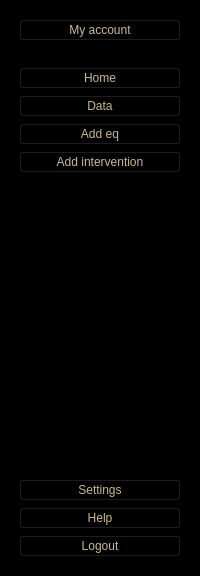
          <widget class="QWidget" name="leftMenuContainer_36" native="true">
           <property name="styleSheet">
            <string notr="true">background-color:#FFF;
</string>
           </property>
           <layout class="QVBoxLayout" name="verticalLayout_189">
            <property name="leftMargin">
             <number>0</number>
            </property>
            <property name="topMargin">
             <number>0</number>
            </property>
            <property name="rightMargin">
             <number>0</number>
            </property>
            <item>
             <widget class="QWidget" name="leftMenuSubContainer_36" native="true">
              <property name="styleSheet">
               <string notr="true">color:rgb(203, 186, 143);
background-color:rgb(0, 0, 0);</string>
              </property>
              <layout class="QVBoxLayout" name="verticalLayout_190">
               <item alignment="Qt::AlignTop">
                <widget class="QFrame" name="UserSideMenu_36">
                 <property name="frameShape">
                  <enum>QFrame::StyledPanel</enum>
                 </property>
                 <property name="frameShadow">
                  <enum>QFrame::Raised</enum>
                 </property>
                 <layout class="QHBoxLayout" name="horizontalLayout_105">
                  <item>
                   <widget class="QPushButton" name="Account_36">
                    <property name="toolTip">
                     <string>User</string>
                    </property>
                    <property name="toolTipDuration">
                     <number>16</number>
                    </property>
                    <property name="text">
                     <string>My account</string>
                    </property>
                    <property name="icon">
                     <iconset>
                      <normalon>../../project/icon/user.svg</normalon>
                     </iconset>
                    </property>
                    <property name="iconSize">
                     <size>
                      <width>20</width>
                      <height>20</height>
                     </size>
                    </property>
                   </widget>
                  </item>
                 </layout>
                </widget>
               </item>
               <item alignment="Qt::AlignTop">
                <widget class="QFrame" name="MainFunctions_36">
                 <property name="sizePolicy">
                  <sizepolicy hsizetype="Preferred" vsizetype="Preferred">
                   <horstretch>0</horstretch>
                   <verstretch>0</verstretch>
                  </sizepolicy>
                 </property>
                 <property name="frameShape">
                  <enum>QFrame::StyledPanel</enum>
                 </property>
                 <property name="frameShadow">
                  <enum>QFrame::Raised</enum>
                 </property>
                 <layout class="QVBoxLayout" name="verticalLayout_191">
                  <item>
                   <widget class="QPushButton" name="HomeBtn_36">
                    <property name="toolTip">
                     <string>Home</string>
                    </property>
                    <property name="text">
                     <string>Home</string>
                    </property>
                    <property name="icon">
                     <iconset>
                      <normaloff>../../project/icon/home.svg</normaloff>
                      <normalon>../../project/icon/home.svg</normalon>../../project/icon/home.svg</iconset>
                    </property>
                    <property name="iconSize">
                     <size>
                      <width>20</width>
                      <height>20</height>
                     </size>
                    </property>
                   </widget>
                  </item>
                  <item>
                   <widget class="QPushButton" name="DataBtn_36">
                    <property name="toolTip">
                     <string>Data</string>
                    </property>
                    <property name="text">
                     <string>Data</string>
                    </property>
                    <property name="icon">
                     <iconset>
                      <normaloff>../../project/icon/database.svg</normaloff>
                      <normalon>../../project/icon/database.svg</normalon>../../project/icon/database.svg</iconset>
                    </property>
                    <property name="iconSize">
                     <size>
                      <width>20</width>
                      <height>20</height>
                     </size>
                    </property>
                   </widget>
                  </item>
                  <item>
                   <widget class="QPushButton" name="addeq_36">
                    <property name="styleSheet">
                     <string notr="true">font: 75 9pt &quot;MS Shell Dlg 2&quot;;</string>
                    </property>
                    <property name="text">
                     <string>Add eq</string>
                    </property>
                    <property name="icon">
                     <iconset>
                      <normaloff>../../project/icon/plus.svg</normaloff>../../project/icon/plus.svg</iconset>
                    </property>
                    <property name="iconSize">
                     <size>
                      <width>20</width>
                      <height>20</height>
                     </size>
                    </property>
                   </widget>
                  </item>
                  <item>
                   <widget class="QPushButton" name="PdfBtn_64">
                    <property name="toolTip">
                     <string>Pdf</string>
                    </property>
                    <property name="text">
                     <string>Add intervention</string>
                    </property>
                    <property name="icon">
                     <iconset>
                      <normaloff>../../project/icon/tool.svg</normaloff>../../project/icon/tool.svg</iconset>
                    </property>
                    <property name="iconSize">
                     <size>
                      <width>20</width>
                      <height>20</height>
                     </size>
                    </property>
                   </widget>
                  </item>
                  <item>
                   <spacer name="verticalSpacer_246">
                    <property name="orientation">
                     <enum>Qt::Vertical</enum>
                    </property>
                    <property name="sizeHint" stdset="0">
                     <size>
                      <width>20</width>
                      <height>40</height>
                     </size>
                    </property>
                   </spacer>
                  </item>
                  <item>
                   <spacer name="verticalSpacer_247">
                    <property name="orientation">
                     <enum>Qt::Vertical</enum>
                    </property>
                    <property name="sizeHint" stdset="0">
                     <size>
                      <width>20</width>
                      <height>40</height>
                     </size>
                    </property>
                   </spacer>
                  </item>
                  <item>
                   <spacer name="verticalSpacer_248">
                    <property name="orientation">
                     <enum>Qt::Vertical</enum>
                    </property>
                    <property name="sizeHint" stdset="0">
                     <size>
                      <width>20</width>
                      <height>40</height>
                     </size>
                    </property>
                   </spacer>
                  </item>
                  <item>
                   <spacer name="verticalSpacer_249">
                    <property name="orientation">
                     <enum>Qt::Vertical</enum>
                    </property>
                    <property name="sizeHint" stdset="0">
                     <size>
                      <width>20</width>
                      <height>40</height>
                     </size>
                    </property>
                   </spacer>
                  </item>
                  <item>
                   <spacer name="verticalSpacer_250">
                    <property name="orientation">
                     <enum>Qt::Vertical</enum>
                    </property>
                    <property name="sizeHint" stdset="0">
                     <size>
                      <width>20</width>
                      <height>40</height>
                     </size>
                    </property>
                   </spacer>
                  </item>
                  <item>
                   <spacer name="verticalSpacer_251">
                    <property name="orientation">
                     <enum>Qt::Vertical</enum>
                    </property>
                    <property name="sizeHint" stdset="0">
                     <size>
                      <width>20</width>
                      <height>40</height>
                     </size>
                    </property>
                   </spacer>
                  </item>
                  <item>
                   <spacer name="verticalSpacer_252">
                    <property name="orientation">
                     <enum>Qt::Vertical</enum>
                    </property>
                    <property name="sizeHint" stdset="0">
                     <size>
                      <width>20</width>
                      <height>40</height>
                     </size>
                    </property>
                   </spacer>
                  </item>
                 </layout>
                </widget>
               </item>
               <item alignment="Qt::AlignBottom">
                <widget class="QFrame" name="AppFunction_36">
                 <property name="frameShape">
                  <enum>QFrame::StyledPanel</enum>
                 </property>
                 <property name="frameShadow">
                  <enum>QFrame::Raised</enum>
                 </property>
                 <layout class="QVBoxLayout" name="verticalLayout_192">
                  <item>
                   <widget class="QPushButton" name="SettingsBtn_38">
                    <property name="toolTip">
                     <string>Settings</string>
                    </property>
                    <property name="text">
                     <string>Settings</string>
                    </property>
                    <property name="icon">
                     <iconset>
                      <normaloff>../../project/icon/settings.svg</normaloff>
                      <disabledoff>../../project/icon/settings.svg</disabledoff>../../project/icon/settings.svg</iconset>
                    </property>
                    <property name="iconSize">
                     <size>
                      <width>20</width>
                      <height>20</height>
                     </size>
                    </property>
                   </widget>
                  </item>
                  <item>
                   <widget class="QPushButton" name="HelpBtn_36">
                    <property name="toolTip">
                     <string>Help</string>
                    </property>
                    <property name="text">
                     <string>Help</string>
                    </property>
                    <property name="icon">
                     <iconset>
                      <normaloff>../../project/icon/help-circle.svg</normaloff>
                      <normalon>../../project/icon/help-circle.svg</normalon>../../project/icon/help-circle.svg</iconset>
                    </property>
                    <property name="iconSize">
                     <size>
                      <width>20</width>
                      <height>20</height>
                     </size>
                    </property>
                   </widget>
                  </item>
                  <item>
                   <widget class="QPushButton" name="LogoutBtn_36">
                    <property name="toolTip">
                     <string>Logout</string>
                    </property>
                    <property name="text">
                     <string>Logout</string>
                    </property>
                    <property name="icon">
                     <iconset>
                      <normaloff>../../project/icon/log-out.svg</normaloff>
                      <normalon>../../project/icon/log-out.svg</normalon>../../project/icon/log-out.svg</iconset>
                    </property>
                    <property name="iconSize">
                     <size>
                      <width>20</width>
                      <height>20</height>
                     </size>
                    </property>
                   </widget>
                  </item>
                 </layout>
                </widget>
               </item>
              </layout>
             </widget>
            </item>
           </layout>
          </widget>
